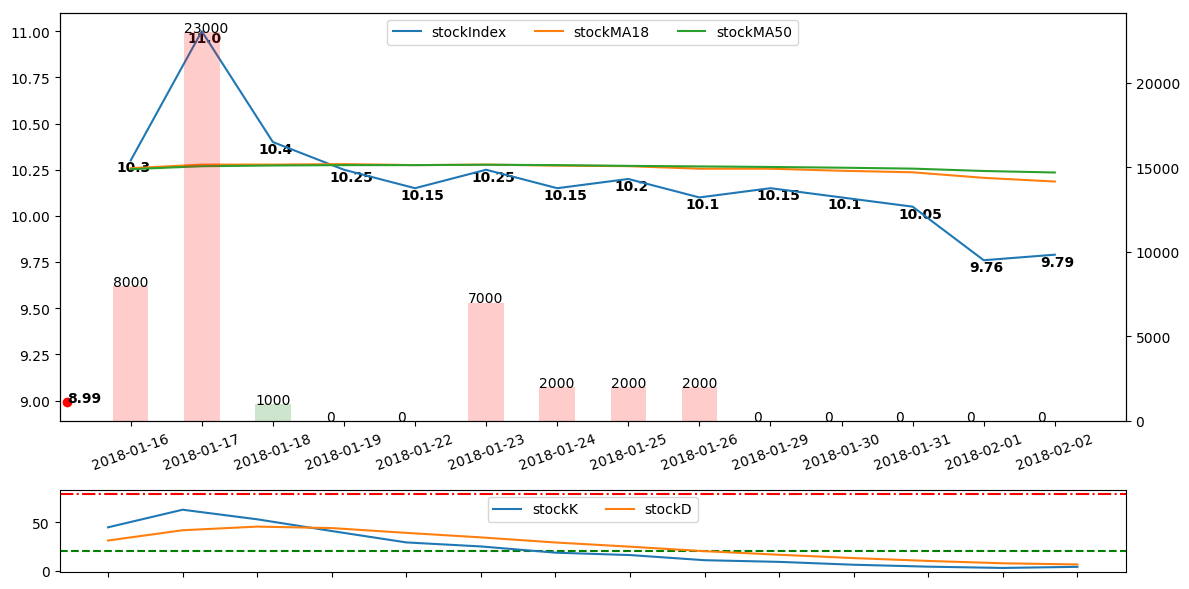

The script that saved this image:
import matplotlib.pyplot as plt
import matplotlib
import numpy as np
import matplotlib.ticker

if __name__ == "__main__":
    plt.rcParams["figure.figsize"] = [12, 6]    # set figure size to enlarge the plot. Remember to do >>> \includegraphics[width=1.0\textwidth] <<<
    fig, (subplot1, subplot2) = plt.subplots(2, 1,gridspec_kw = {'height_ratios':[5, 1]})#)

    xtickLabels = ['2018-01-16','2018-01-17','2018-01-18','2018-01-19','2018-01-22','2018-01-23','2018-01-24','2018-01-25','2018-01-26','2018-01-29','2018-01-30','2018-01-31','2018-02-01','2018-02-02']
    x = np.array([1, 2, 3, 4, 5, 6, 7, 8, 9, 10, 11, 12, 13, 14])
    y = np.array([10.3, 11, 10.4, 10.25, 10.15, 10.25, 10.15, 10.2, 10.1, 10.15, 10.1, 10.05, 9.76, 9.79])
    y2 = np.array([10.2583,10.2778,10.2778,10.2806,10.275,10.2778,10.2722,10.2694,10.2556,10.2556,10.2444,10.2361,10.2061,10.1861])
    y3 = np.array([10.253,10.269,10.273,10.275,10.275,10.277,10.275,10.271,10.268,10.265,10.261,10.256,10.2432,10.235])
    yAmount = np.array([8000,23000,1000,0,0,7000,2000,2000,2000,0,0,0,0,0])

    y21 = np.array([44.9819,63.3213,53.3253,41.1058,29.2557,25.0593,18.5581,16.0758,10.7172,8.99663,5.99775,3.9985,2.66567,3.81793])
    y22 = np.array([31.2339,41.9297,45.7282,44.1874,39.2102,34.4932,29.1815,24.8129,20.1143,16.4084,12.9382,9.9583,7.52742,6.29092])

    plt.setp(subplot1, xticks=x, xticklabels=xtickLabels, xlim=[0, 15])#, ylabel='score')
    # plt.xticks(rotation=10)
    for tick in subplot1.get_xticklabels():
        tick.set_rotation(20)
    pL11 = subplot1.plot(x, y, '', label='stockIndex', zorder=10)
    for xCor, yCor in zip(x, y):
        subplot1.text(xCor-0.2, yCor-0.06, str(yCor), weight='bold')
    pL12 = subplot1.plot(x, y2, '', label='stockMA18', zorder=10)
    # for xCor, yCor in zip(x, y2):
    #     subplot1.text(xCor, yCor+0.05, str(yCor), weight='bold')
    pL13 = subplot1.plot(x, y3, '', label='stockMA50', zorder=10)
    # for xCor, yCor in zip(x, y3):
    #     subplot1.text(xCor, yCor-0.05, str(yCor), weight='bold')
    subplot1.plot(0.1,8.99,'ro')
    subplot1.text(0.1, 8.99, str(8.99), weight='bold')

    width = 0.5
    pLBar = subplot1.twinx()
    plt.setp(pLBar, xticks=x, xticklabels=xtickLabels, xlim=[0, 15])#, ylabel='execution time (minutes)')
    pLBar.bar(x, yAmount, width, alpha = 0.2, label='amount', color=['red', 'red', 'green', 'red', 'red', 'red', 'red', 'red', 'red', 'red', 'red', 'red', 'red', 'red'], zorder=1)
    for xCor, yCor in zip(x-width/2, yAmount):
        pLBar.text(xCor, yCor, str(yCor))

    h1, l1 = subplot1.get_legend_handles_labels()
    lgd = subplot1.legend(h1, l1, loc='upper center', fancybox=True, shadow=False, ncol=5) # http://matplotlib.org/users/legend_guide.html

    # subplot2
    plt.setp(subplot2,xticks=x, xticklabels='')#, ylabel='score')
    pL21 = subplot2.plot(x, y21, '', label='stockK', zorder=10)
    # for xCor, yCor in zip(x, y21):
    #     subplot2.text(xCor-0.08, yCor+1, str("%.2f" % (yCor)), weight='bold')
    pL22 = subplot2.plot(x, y22, '', label='stockD', zorder=10)
    # for xCor, yCor in zip(x, y22):
    #     subplot2.text(xCor-0.08, yCor-10, str("%.2f" % (yCor)), weight='bold')
    subplot2.axhline(y=20, color='g', linestyle='--')
    subplot2.axhline(y=80, color='r', linestyle='-.')

    h2, l2 = subplot2.get_legend_handles_labels()
    lgd2 = subplot2.legend(h2, l2, loc='upper center', fancybox=True, shadow=False, ncol=5) # http://matplotlib.org/users/legend_guide.html

    fig.tight_layout()
    fig.savefig('stockDrawing.png', bbox_inches='tight')